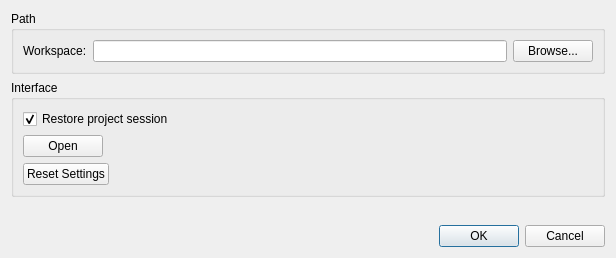
<?xml version="1.0" encoding="UTF-8"?>
<ui version="4.0">
 <class>Options</class>
 <widget class="QDialog" name="Options">
  <property name="geometry">
   <rect>
    <x>0</x>
    <y>0</y>
    <width>616</width>
    <height>258</height>
   </rect>
  </property>
  <property name="windowTitle">
   <string>Options</string>
  </property>
  <layout class="QVBoxLayout" name="verticalLayout">
   <item>
    <widget class="QGroupBox" name="groupBoxPath">
     <property name="title">
      <string>Path</string>
     </property>
     <layout class="QGridLayout" name="gridLayout">
      <item row="0" column="1">
       <widget class="QLineEdit" name="lineEditWorkspace"/>
      </item>
      <item row="0" column="0">
       <widget class="QLabel" name="label">
        <property name="text">
         <string>Workspace:</string>
        </property>
       </widget>
      </item>
      <item row="0" column="2">
       <widget class="QPushButton" name="pushButtonWorkspace">
        <property name="text">
         <string>Browse...</string>
        </property>
       </widget>
      </item>
     </layout>
    </widget>
   </item>
   <item>
    <widget class="QGroupBox" name="groupBoxInterface">
     <property name="title">
      <string>Interface</string>
     </property>
     <layout class="QVBoxLayout" name="verticalLayout_2">
      <item>
       <widget class="QCheckBox" name="checkBoxSession">
        <property name="text">
         <string>Restore project session</string>
        </property>
        <property name="checked">
         <bool>true</bool>
        </property>
       </widget>
      </item>
      <item>
       <widget class="QPushButton" name="pushButtonOpenPrefs">
        <property name="sizePolicy">
         <sizepolicy hsizetype="Fixed" vsizetype="Fixed">
          <horstretch>0</horstretch>
          <verstretch>0</verstretch>
         </sizepolicy>
        </property>
        <property name="text">
         <string>Open</string>
        </property>
       </widget>
      </item>
      <item>
       <widget class="QPushButton" name="pushButtonResetSettings">
        <property name="sizePolicy">
         <sizepolicy hsizetype="Fixed" vsizetype="Fixed">
          <horstretch>0</horstretch>
          <verstretch>0</verstretch>
         </sizepolicy>
        </property>
        <property name="text">
         <string>Reset Settings</string>
        </property>
       </widget>
      </item>
     </layout>
    </widget>
   </item>
   <item>
    <spacer name="verticalSpacer">
     <property name="orientation">
      <enum>Qt::Vertical</enum>
     </property>
     <property name="sizeHint" stdset="0">
      <size>
       <width>20</width>
       <height>40</height>
      </size>
     </property>
    </spacer>
   </item>
   <item>
    <widget class="QDialogButtonBox" name="buttonBox">
     <property name="orientation">
      <enum>Qt::Horizontal</enum>
     </property>
     <property name="standardButtons">
      <set>QDialogButtonBox::Cancel|QDialogButtonBox::Ok</set>
     </property>
    </widget>
   </item>
  </layout>
 </widget>
 <resources/>
 <connections>
  <connection>
   <sender>buttonBox</sender>
   <signal>accepted()</signal>
   <receiver>Options</receiver>
   <slot>accept()</slot>
   <hints>
    <hint type="sourcelabel">
     <x>248</x>
     <y>254</y>
    </hint>
    <hint type="destinationlabel">
     <x>157</x>
     <y>274</y>
    </hint>
   </hints>
  </connection>
  <connection>
   <sender>buttonBox</sender>
   <signal>rejected()</signal>
   <receiver>Options</receiver>
   <slot>reject()</slot>
   <hints>
    <hint type="sourcelabel">
     <x>316</x>
     <y>260</y>
    </hint>
    <hint type="destinationlabel">
     <x>286</x>
     <y>274</y>
    </hint>
   </hints>
  </connection>
 </connections>
</ui>
